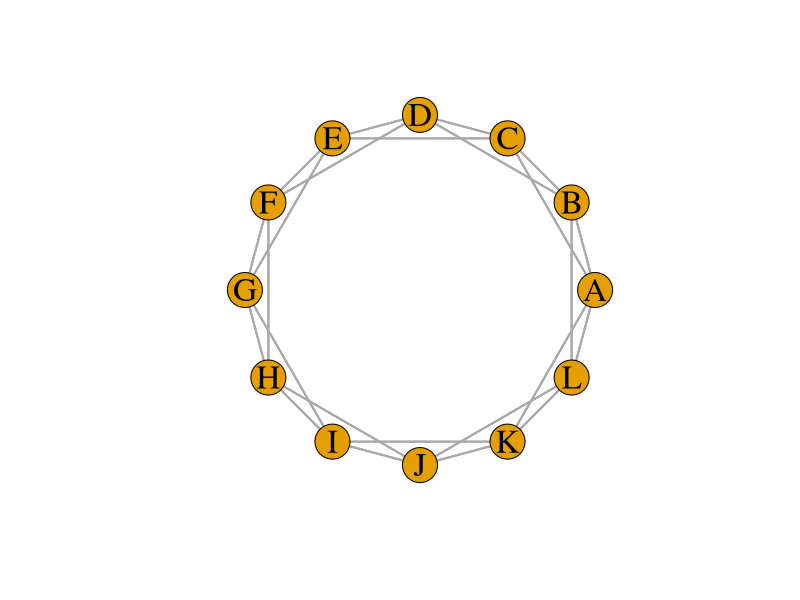
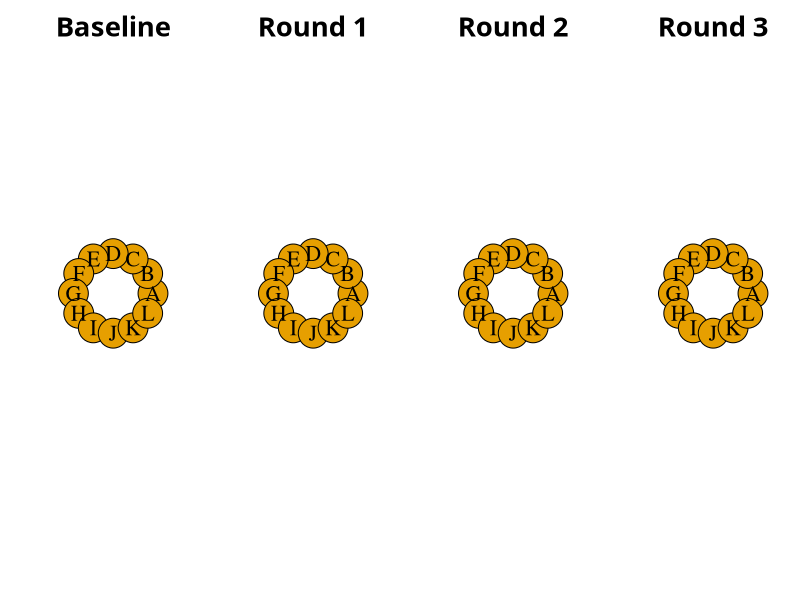
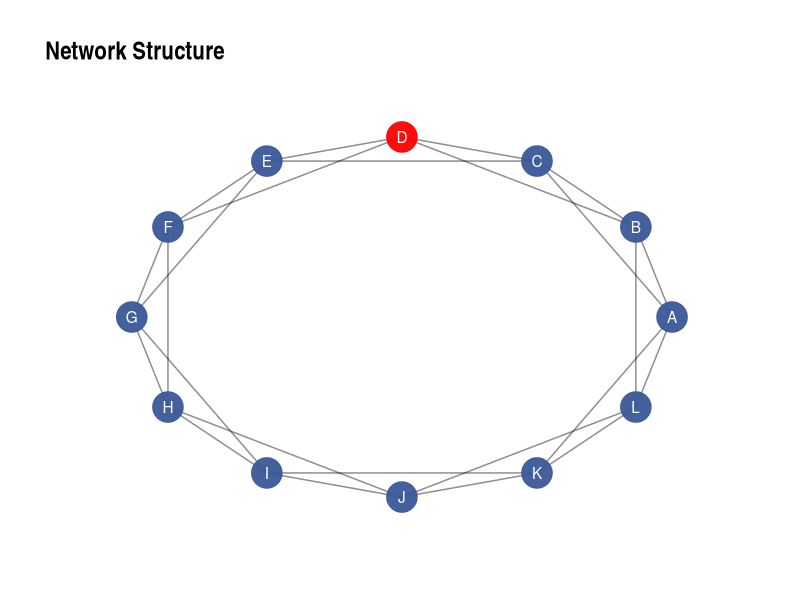

The R source for these figures, in order: (Note: this script raises an error after producing the figures.)
## ---- chunk 1
# load packages
library(igraph)
library(tidyverse)
library(ggraph)


# custom functions
# dplyr select
select <- dplyr::select

# read in data seperately
dat <- read_csv('../data/data.csv')
rounds <- read_csv('../data/rounds.csv')
edgelist <- read_csv('../data/edgelist.csv')


## ---- chunk 2

edgelist <- data.frame(
  sender = c(
    rep('A', 4),
    rep('B', 4),
    rep('C', 4),
    rep('D', 4),
    rep('E', 4),
    rep('F', 4),
    rep('G', 4),
    rep('H', 4),
    rep('I', 4),
    rep('J', 4),
    rep('K', 4),
    rep('L', 4)),
  receiver = c(
    'K', 'L', 'B', 'C',
    'L', 'A', 'C', 'D',
    'A', 'B', 'D', 'E',
    'B', 'C', 'E', 'F',
    'C', 'D', 'F', 'G',
    'D', 'E', 'G', 'H',
    'E', 'F', 'H', 'I',
    'F', 'G', 'I', 'J',
    'G', 'H', 'J', 'K',
    'H', 'I', 'K', 'L',
    'I', 'J', 'L', 'A',
    'J', 'K', 'A', 'B')
)


# for the next steps, we need to move title to the last column
edge1 <- edgelist %>%
  select(sender, receiver)

# retrieve vertex scores from initial dataset
vertexScores <- data.frame(
  role = LETTERS[1:12],
  score = c(rep(0, 3), 1, rep(0, 8)))

  
# create color palette function for each score
# vertexScores$vColors <- c('red', 'white', 'red', 'white', 'red', 'white')
colR <- colorRampPalette(c('red', 'white'))
# assign it to an object with 6 colors
colPal <- colR(2)

# assign color gradient depending on r1_score
vertexScores <- vertexScores %>%
  mutate(
    colors = case_when(
      role == 'D' ~ colPal[2],
      TRUE ~ colPal[1]))



# sort edgelist by sender
edge1 <- edge1[order(edge1$sender),]
vertexScores <- vertexScores[order(vertexScores$role),]


# create network object. non-directed
net <- graph_from_data_frame(
  edge1,
  directed = FALSE,
  vertices = vertexScores
)



## ---- chunk 3
plot(net,
     layout = layout_in_circle,
     # layout = layout_nicely,
     vertex.label.cex = 2,
     # vertex.label.family = 'Times',
     # vertex.label.font=20,
     vertex.label.color='black',
     # vertex.label = NA,
     # vertex.shape='circle', 
     # vertex.size = degree(net)*2,
     vertex.size = 20,
     # vertex.color = 'light blue',
     # vertex.color = vertex_attr(net)$r1_score,
     vertex.color = vertex_attr(net)$r1_colors,
     edge.curved = FALSE,
     edge.width = 2)

## ---- chunk 4

# set file name, dimensions, and resolution
png('../figures/net.png', units = 'in', width = 16, height = 4, res = 750)

# arrage 4 plots in a line
par(mfrow=c(1,4), family = 'Sen')

# baseline (time 1)
plot(net,
     layout = layout_in_circle,
     vertex.label.cex = 2,
     vertex.label.color='black',
     vertex.size = 75,
     vertex.color = vertex_attr(net)$r1_colors,
     edge.curved = FALSE,
     edge.width = 2)
title(main = 'Baseline', cex.main = 2.5)

# round 1 (time 2)
plot(net,
     layout = layout_in_circle,
     vertex.label.cex = 2,
     vertex.label.color='black',
     vertex.size = 75,
     vertex.color = vertex_attr(net)$r2_colors,
     edge.curved = FALSE,
     edge.width = 2)
title(main = 'Round 1', cex.main = 2.5)

# Round 2 (time 3)
plot(net,
     layout = layout_in_circle,
     vertex.label.cex = 2,
     vertex.label.color='black',
     vertex.size = 75,
     vertex.color = vertex_attr(net)$r3_colors,
     edge.curved = FALSE,
     edge.width = 2)
title(main = 'Round 2', cex.main = 2.5)

# round 3 (time 4)
plot(net,
     layout = layout_in_circle,
     vertex.label.cex = 2,
     vertex.label.color='black',
     vertex.size = 75,
     vertex.color = vertex_attr(net)$r4_colors,
     edge.curved = FALSE,
     edge.width = 2)
title(main = 'Round 3', cex.main = 2.5)

# save to file
dev.off()

## ---- chunk 5


p <- ggraph(net, layout = 'circle') +
  geom_edge_link(alpha = .25) +
  geom_node_point(aes(color = V(net)$score), size = 10, alpha = .95) +
  geom_node_text(aes(label = names(V(net))), color = 'white') +
  scale_color_gradient(low = '#3b5998', high = 'red') +
  labs(
    title = 'Network Structure',
    color = 'Response Accuracy') +
  theme_graph() +
  theme(legend.position = 'none') + 
  coord_cartesian(xlim=c(-1.2,1.2), ylim=c(-1.2,1.2))






png('../figures/net.png', units = 'in', width = 6, height = 6, res = 500)
p
dev.off()




## ---- chunk 6


# for the next steps, we need to move title to the last column
edge1 <- edgelist %>%
  select(sender, receiver, condition, subject)

# rename participant roles for each condition, for both sender and receiver
edge1 <- edge1 %>%
  mutate(
    sender = case_when(
      condition == 'visible' ~ gsub('Participant ', 'visible_', .$sender),
      condition == 'notVisible' ~ gsub('Participant ', 'notVisible_', .$sender)),
    receiver = case_when(
      condition == 'visible' ~ gsub('Participant ', 'visible_', .$receiver),
      condition == 'notVisible' ~ gsub('Participant ', 'notVisible_', .$receiver)))

# retrieve vertex scores from initial dataset
vertexScores <- dat %>%
  select(sender = role, condition, r1_score, r2_score, r3_score, r4_score)
# rename participant roles for each condition
vertexScores <- vertexScores %>%
  mutate(sender = case_when(
    condition == 'visible' ~ gsub('Participant ', 'visible_', .$sender),
    condition == 'notVisible' ~ gsub('Participant ', 'notVisible_', .$sender)))



# sort edgelist by sender
edge1 <- edge1[order(edge1$sender),]
vertexScores <- vertexScores[order(vertexScores$sender),]

# only edgelist vals
edge2 <- edge1 %>% select(sender, receiver)

# create network object. non-directed
net <- graph_from_data_frame(
  edge2,
  directed = FALSE,
  vertices = vertexScores
)


## ---- chunk 7

ggraph(net, layout = 'circle') +
  geom_edge_link() +
  geom_node_point(aes(color = V(net)$r1_score), size = 10, alpha = .75) +
  scale_color_gradient(low = 'red', high = 'light blue') +
  labs(
    title = 'Baseline',
    color = 'Response Accuracy') +
  theme_graph() +
  facet_grid(~ V(net)$condition)

## ---- chunk 8

# visible condition
visible_edge1 <- edge1 %>% 
  filter(condition == 'visible') %>%
  select(sender, receiver)
visible_vertexScores <- vertexScores %>%
  filter(condition == 'visible')
# create network object. non-directed
netVisible <- graph_from_data_frame(
  visible_edge1,
  directed = FALSE,
  vertices = visible_vertexScores
)



# notVisible condition
notVisible_edge1 <- edge1 %>% 
  filter(condition == 'notVisible') %>%
  select(sender, receiver)
notVisible_vertexScores <- vertexScores %>%
  filter(condition == 'notVisible')
# create network object. non-directed
netNotVisible <- graph_from_data_frame(
  notVisible_edge1,
  directed = FALSE,
  vertices = notVisible_vertexScores
)

## ---- chunk 9

library(patchwork)

# visible
p1 <- ggraph(netVisible, layout = 'circle') +
  geom_edge_link() +
  geom_node_point(aes(color = V(netVisible)$r1_score), size = 10, alpha = .75) +
  scale_color_gradient(low = 'red', high = 'light blue') +
  labs(
    title = 'Visible',
    color = 'Response Accuracy') +
  theme_graph() +
  theme(legend.position = 'none')

# not visible
p2 <- ggraph(netNotVisible, layout = 'circle') +
  geom_edge_link() +
  geom_node_point(aes(color = V(netNotVisible)$r1_score), size = 10, alpha = .75) +
  scale_color_gradient(low = 'red', high = 'light blue') +
  labs(
    title = 'Not Visible',
    color = 'Response Accuracy',
    caption = 'Grey nodes indicate NA values') +
  theme_graph()


# output both plots
p1 + p2


# can also save to file in same way as before (run these lines altogether)
png('../figures/ggnet.png', units = 'in', width = 12, height = 4, res = 750)
p1 + p2
dev.off()
